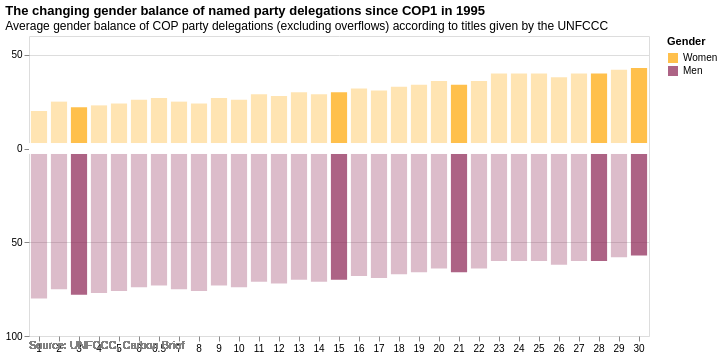

Vega-Lite specification for this chart:
### Vega-Lite specification from a JSON file in a GitHub repository (floating-point values rounded to 4 significant figures)
{"$schema": "https://vega.github.io/schema/vega-lite/v6.json", "title": {"text": "The changing gender balance of named party delegations since COP1 in 1995", "subtitle": "Average gender balance of COP party delegations (excluding overflows) according to titles given by the UNFCCC", "anchor": "start"}, "data": {"values": [{"COP": 1, "Gender": "Women", "Percentage": 20}, {"COP": 1, "Gender": "Men", "Percentage": -80}, {"COP": 2, "Gender": "Women", "Percentage": 25}, {"COP": 2, "Gender": "Men", "Percentage": -75}, {"COP": 3, "Gender": "Women", "Percentage": 22}, {"COP": 3, "Gender": "Men", "Percentage": -78}, {"COP": 4, "Gender": "Women", "Percentage": 23}, {"COP": 4, "Gender": "Men", "Percentage": -77}, {"COP": 5, "Gender": "Women", "Percentage": 24}, {"COP": 5, "Gender": "Men", "Percentage": -76}, {"COP": 6, "Gender": "Women", "Percentage": 26}, {"COP": 6, "Gender": "Men", "Percentage": -74}, {"COP": 6.5, "Gender": "Women", "Percentage": 27}, {"COP": 6.5, "Gender": "Men", "Percentage": -73}, {"COP": 7, "Gender": "Women", "Percentage": 25}, {"COP": 7, "Gender": "Men", "Percentage": -75}, {"COP": 8, "Gender": "Women", "Percentage": 24}, {"COP": 8, "Gender": "Men", "Percentage": -76}, {"COP": 9, "Gender": "Women", "Percentage": 27}, {"COP": 9, "Gender": "Men", "Percentage": -73}, {"COP": 10, "Gender": "Women", "Percentage": 26}, {"COP": 10, "Gender": "Men", "Percentage": -74}, {"COP": 11, "Gender": "Women", "Percentage": 29}, {"COP": 11, "Gender": "Men", "Percentage": -71}, {"COP": 12, "Gender": "Women", "Percentage": 28}, {"COP": 12, "Gender": "Men", "Percentage": -72}, {"COP": 13, "Gender": "Women", "Percentage": 30}, {"COP": 13, "Gender": "Men", "Percentage": -70}, {"COP": 14, "Gender": "Women", "Percentage": 29}, {"COP": 14, "Gender": "Men", "Percentage": -71}, {"COP": 15, "Gender": "Women", "Percentage": 30}, {"COP": 15, "Gender": "Men", "Percentage": -70}, {"COP": 16, "Gender": "Women", "Percentage": 32}, {"COP": 16, "Gender": "Men", "Percentage": -68}, {"COP": 17, "Gender": "Women", "Percentage": 31}, {"COP": 17, "Gender": "Men", "Percentage": -69}, {"COP": 18, "Gender": "Women", "Percentage": 33}, {"COP": 18, "Gender": "Men", "Percentage": -67}, {"COP": 19, "Gender": "Women", "Percentage": 34}, {"COP": 19, "Gender": "Men", "Percentage": -66}, {"COP": 20, "Gender": "Women", "Percentage": 36}, {"COP": 20, "Gender": "Men", "Percentage": -64}, {"COP": 21, "Gender": "Women", "Percentage": 34}, {"COP": 21, "Gender": "Men", "Percentage": -66}, {"COP": 22, "Gender": "Women", "Percentage": 36}, {"COP": 22, "Gender": "Men", "Percentage": -64}, {"COP": 23, "Gender": "Women", "Percentage": 40}, {"COP": 23, "Gender": "Men", "Percentage": -60}, {"COP": 24, "Gender": "Women", "Percentage": 40}, {"COP": 24, "Gender": "Men", "Percentage": -60}, {"COP": 25, "Gender": "Women", "Percentage": 40}, {"COP": 25, "Gender": "Men", "Percentage": -60}, {"COP": 26, "Gender": "Women", "Percentage": 38}, {"COP": 26, "Gender": "Men", "Percentage": -62}, {"COP": 27, "Gender": "Women", "Percentage": 40}, {"COP": 27, "Gender": "Men", "Percentage": -60}, {"COP": 28, "Gender": "Women", "Percentage": 40}, {"COP": 28, "Gender": "Men", "Percentage": -60}, {"COP": 29, "Gender": "Women", "Percentage": 42}, {"COP": 29, "Gender": "Men", "Percentage": -58}, {"COP": 30, "Gender": "Women", "Percentage": 43}, {"COP": 30, "Gender": "Men", "Percentage": -57}]}, "layer": [{"mark": {"type": "bar", "width": {"band": 0.9}}, "encoding": {"x": {"field": "COP", "type": "ordinal", "axis": {"labelAngle": 0, "title": null, "domain": false}}, "y": {"field": "Percentage", "type": "quantitative", "scale": {"domain": [-100, 50]}, "axis": {"title": "", "labelExpr": "abs(datum.value)", "values": [-100, -50, 0, 50], "domain": false}}, "color": {"field": "Gender", "type": "nominal", "scale": {"domain": ["Women", "Men"], "range": ["#FFA500", "#8B2252"]}, "legend": {"orient": "right"}}, "opacity": {"condition": {"test": "datum.COP == 3 || datum.COP == 15 || datum.COP == 21 || datum.COP == 28 || datum.COP == 30", "value": 0.7}, "value": 0.3}}}, {"mark": {"type": "rule", "color": "white", "strokeWidth": 10}, "encoding": {"y": {"datum": 0}}}, {"mark": {"type": "text", "dx": -310, "dy": 160, "fontSize": 11, "color": "gray", "align": "left"}, "encoding": {"text": {"value": "Source: UNFCCC, Carbon Brief"}}}], "config": {}}
